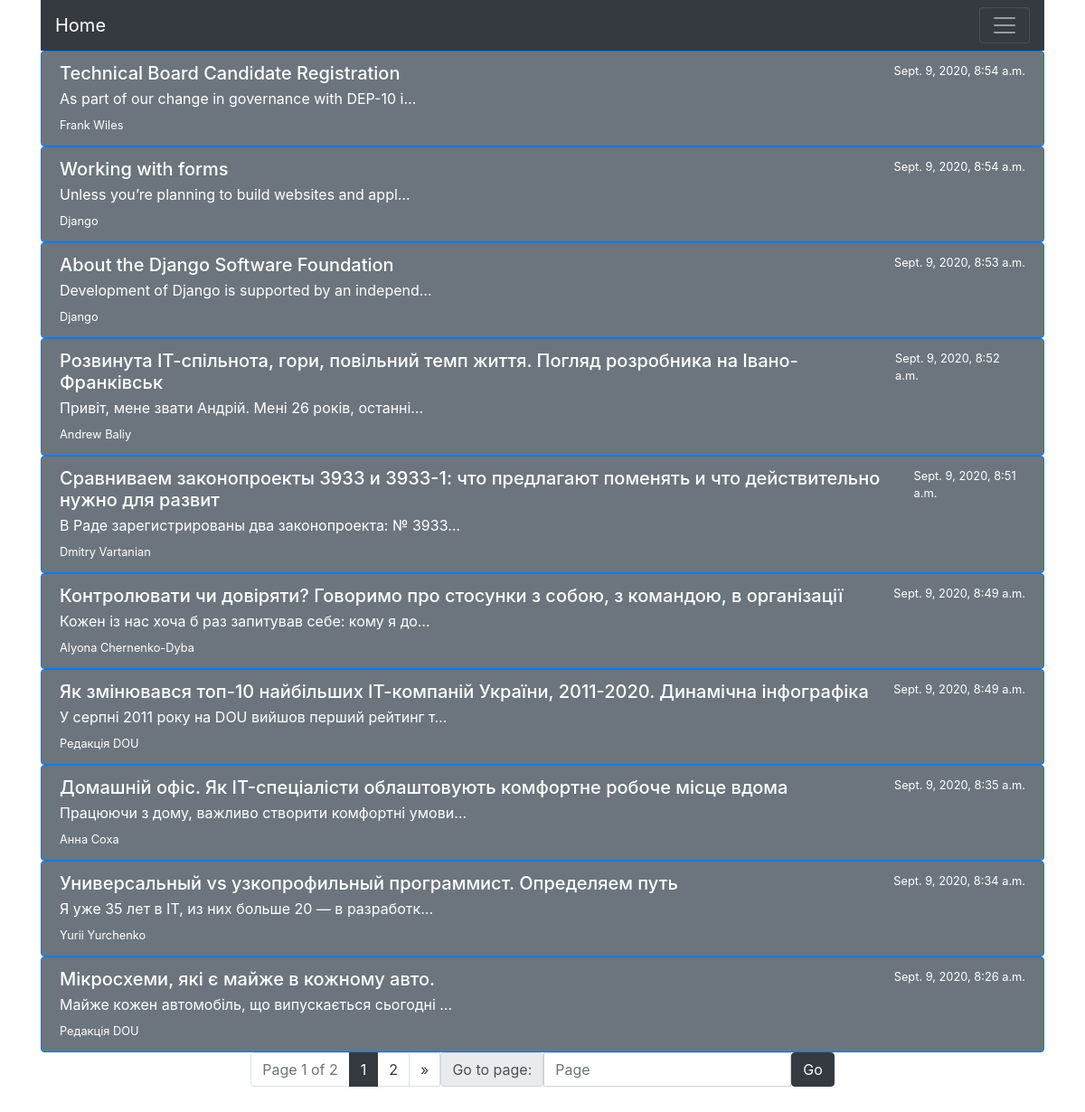
The page / on the database its author committed.
### posts/models.py (models this page shows, shortened)
class Post(models.Model):
    title = models.CharField(max_length=100)
    body = models.TextField()
    author = models.CharField(max_length=50)
    published = models.BooleanField(default=False)
    pub_date = models.DateTimeField(null=True)
    creation_date = models.DateTimeField(auto_now_add=True)
    updated_at = models.DateTimeField(auto_now=True)
    picture = models.ImageField(upload_to=photo_path, blank=True, null=True)

### posts/views.py (the view)
# urls.py: path('', PostsListView.as_view(), name='list'),
class PostsListView(ListView):
    queryset = Post.objects.filter(published=True).order_by('-pub_date')
    paginate_by = 10
    template_name = 'posts/posts-list.html'

### posts/templatetags/active_tab.py (called while the page is built)
@register.filter
def active(path, url_name):
    if path == reverse(url_name):
        return 'active'
    return ''

### templates/posts/posts-list.html (shortened to what this page needs)
{% extends 'base.html' %}
{% load pagination %}
{% block content %}
{% for post in object_list %}
	 <div class="list-group">
		 <a href="{% url 'posts:post-details' pk=post.id %}" class="list-group-item bg-secondary list-group-item-action flex-column align-items-start active">
    		<div class="d-flex w-100 justify-content-between">
      			<h5 class="mb-1">{{ post.title }}</h5>
      			<small>{{ post.pub_date }}</small>
    		</div>
    		<p class="mb-1">{{ post.body|truncatechars:50 }}</p>
    		<small>{{ post.author }}</small>
		 </a>
	 </div>
{% endfor %}
{% if is_paginated %}
		{% pagination page_obj %}
{% endif %}
{% endblock content %}

### templates/base.html (shortened to what this page needs)
<!doctype html>
<html lang="en">
<head>
    <link rel="stylesheet" href="https://stackpath.bootstrapcdn.com/bootstrap/4.5.0/css/bootstrap.min.css"
>
</head>
<body>
<div class="container">
    {% include 'parts/navbar.html' %}
    {% block content %}{% endblock content %}
</div>
</body>
</html>

### templates/parts/navbar.html (shortened to what this page needs)
{% load active_tab %}
<nav class="navbar navbar-dark bg-dark">
	<a class="navbar-brand" href="{% url 'list' %}">Home</a>
	<button class="navbar-toggler" type="button" data-toggle="collapse" data-target="#navbarText"
			aria-controls="navbarText" aria-expanded="false" aria-label="Toggle navigation">
		<span class="navbar-toggler-icon"></span>
	</button>
</nav>

### templates/parts/pagination.html (shortened to what this page needs)
{% load i18n %}
<nav aria-label="...">
  <ul class="pagination justify-content-center">
    <li class="page-item disabled">
		<span class="page-link">{% blocktrans with current_page=page.number total_page=page.paginator.num_pages %}Page {{ current_page }} of {{ total_page }}{% endblocktrans %}</span>
    </li>
    {% for page_number in begin %}
    <li class="page-item{% ifequal page.number page_number %} active{% endifequal %}">
      {% ifequal page.number page_number %}
		  <span class="page-link bg-dark border-dark">{{ page_number }}</span>
      {% else %}
      <a class="page-link text-dark" href="?page={{ page_number }}{{ GET_string }}"
         title="{% trans "Entries page" %} {{ page_number }}">{{ page_number }}</a>
      {% endifequal%}
    </li>
    {% endfor %}
    {% if page.has_next %}
    <li class="page-item">
      <a class="page-link text-dark" href="?page={{ page.next_page_number }}{{ GET_string }}"
         title="{% trans "More old entries" %}">&raquo;</a>
    </li>
    {% endif %}
  	<form method="get">
		<div class="input-group mb-3">
			<label class="input-group-text">Go to page:</label><input type="number" name="page" placeholder="Page" class="form-control"/>
			<input type="submit" class="btn btn-dark" value="Go"/>
		</div>
	</form>
  </ul>
</nav>

### rows shown on the page
Post: title "Technical Board Candidate Registration", pub_date "Sept. 9, 2020, 8:54 a.m.", body "As part of our change in governance with DEP-10 i…", author "Frank Wiles"
Post: title "Working with forms", pub_date "Sept. 9, 2020, 8:54 a.m.", body "Unless you’re planning to build websites and appl…", author "Django"
Post: title "About the Django Software Foundation", pub_date "Sept. 9, 2020, 8:53 a.m.", body "Development of Django is supported by an independ…", author "Django"
Post: title "Розвинута ІТ-спільнота, гори, повільний темп життя. Погляд розробника на Івано-Франківськ", pub_date "Sept. 9, 2020, 8:52 a.m.", body "Привіт, мене звати Андрій. Мені 26 років, останні…", author "Andrew Baliy"
Post: title "Сравниваем законопроекты 3933 и 3933-1: что предлагают поменять и что действительно нужно для развит", pub_date "Sept. 9, 2020, 8:51 a.m.", body "В Раде зарегистрированы два законопроекта: № 3933…", author "Dmitry Vartanian"
Post: title "Контролювати чи довіряти? Говоримо про стосунки з собою, з командою, в організації", pub_date "Sept. 9, 2020, 8:49 a.m.", body "Кожен із нас хоча б раз запитував себе: кому я до…", author "Alyona Chernenko-Dyba"
Post: title "Як змінювався топ-10 найбільших ІТ-компаній України, 2011-2020. Динамічна інфографіка", pub_date "Sept. 9, 2020, 8:49 a.m.", body "У серпні 2011 року на DOU вийшов перший рейтинг т…", author "Редакція DOU"
Post: title "Домашній офіс. Як IT-спеціалісти облаштовують комфортне робоче місце вдома", pub_date "Sept. 9, 2020, 8:35 a.m.", body "Працюючи з дому, важливо створити комфортні умови…", author "Анна Соха"
Post: title "Универсальный vs узкопрофильный программист. Определяем путь", pub_date "Sept. 9, 2020, 8:34 a.m.", body "Я уже 35 лет в IT, из них больше 20 — в разработк…", author "Yurii Yurchenko"
Post: title "Мікросхеми, які є майже в кожному авто.", pub_date "Sept. 9, 2020, 8:26 a.m.", body "Майже кожен автомобіль, що випускається сьогодні …", author "Редакція DOU"

### other values the page prints
{{ page_number }} "1"
{{ page_number }} "2"
